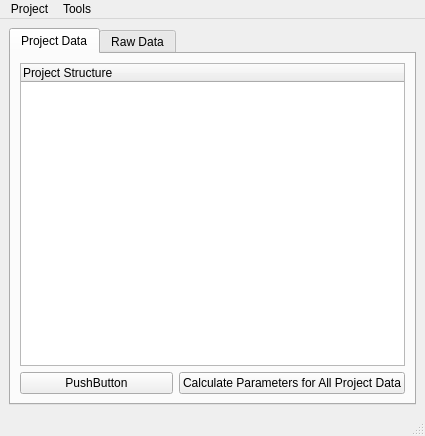
<?xml version="1.0" encoding="UTF-8"?>
<ui version="4.0">
 <class>MainWindow</class>
 <widget class="QMainWindow" name="MainWindow">
  <property name="geometry">
   <rect>
    <x>0</x>
    <y>0</y>
    <width>425</width>
    <height>436</height>
   </rect>
  </property>
  <property name="windowTitle">
   <string>MainWindow</string>
  </property>
  <widget class="QWidget" name="centralwidget">
   <layout class="QGridLayout" name="gridLayout_3">
    <item row="0" column="0">
     <widget class="QTabWidget" name="tabWidgetFolders">
      <property name="currentIndex">
       <number>0</number>
      </property>
      <widget class="QWidget" name="tab">
       <attribute name="title">
        <string>Project Data</string>
       </attribute>
       <layout class="QGridLayout" name="gridLayout_2">
        <item row="0" column="0" colspan="2">
         <widget class="QTreeWidget" name="treeWidgetProjectFolder">
          <property name="columnCount">
           <number>1</number>
          </property>
          <attribute name="headerDefaultSectionSize">
           <number>100</number>
          </attribute>
          <column>
           <property name="text">
            <string>Project Structure</string>
           </property>
          </column>
         </widget>
        </item>
        <item row="1" column="0">
         <widget class="QPushButton" name="pushButton">
          <property name="text">
           <string>PushButton</string>
          </property>
         </widget>
        </item>
        <item row="1" column="1">
         <widget class="QPushButton" name="pushButtonCalculateAll">
          <property name="text">
           <string>Calculate Parameters for All Project Data</string>
          </property>
         </widget>
        </item>
       </layout>
      </widget>
      <widget class="QWidget" name="tab_2">
       <attribute name="title">
        <string>Raw Data</string>
       </attribute>
       <layout class="QGridLayout" name="gridLayout">
        <item row="0" column="0">
         <widget class="QTreeWidget" name="treeWidgetDataFolder">
          <property name="columnCount">
           <number>1</number>
          </property>
          <attribute name="headerDefaultSectionSize">
           <number>100</number>
          </attribute>
          <column>
           <property name="text">
            <string>DataFolder Structure</string>
           </property>
          </column>
         </widget>
        </item>
       </layout>
      </widget>
     </widget>
    </item>
   </layout>
  </widget>
  <widget class="QMenuBar" name="menubar">
   <property name="geometry">
    <rect>
     <x>0</x>
     <y>0</y>
     <width>425</width>
     <height>21</height>
    </rect>
   </property>
   <widget class="QMenu" name="menuProject">
    <property name="title">
     <string>Project</string>
    </property>
    <widget class="QMenu" name="menuAdd_To_Project">
     <property name="title">
      <string>Add To Project</string>
     </property>
     <addaction name="actionScrape_New_Data"/>
     <addaction name="actionLoad_Existing_Dataset"/>
    </widget>
    <addaction name="actionNew_Project"/>
    <addaction name="menuAdd_To_Project"/>
   </widget>
   <widget class="QMenu" name="menuTools">
    <property name="title">
     <string>Tools</string>
    </property>
    <addaction name="actionCenterfinding"/>
   </widget>
   <addaction name="menuProject"/>
   <addaction name="menuTools"/>
  </widget>
  <widget class="QStatusBar" name="statusbar"/>
  <action name="actionScrape_Data">
   <property name="text">
    <string>Scrape Data</string>
   </property>
  </action>
  <action name="actionLoad_Pickle">
   <property name="text">
    <string>Load</string>
   </property>
  </action>
  <action name="actionDetect_Circles">
   <property name="text">
    <string>Detect Circles</string>
   </property>
  </action>
  <action name="actionAdd_to_Prioject">
   <property name="text">
    <string>Add to Prioject</string>
   </property>
  </action>
  <action name="actionNew_Project">
   <property name="text">
    <string>New Project</string>
   </property>
  </action>
  <action name="actionScrape_New_Data">
   <property name="text">
    <string>Scrape New Data</string>
   </property>
  </action>
  <action name="actionLoad_Existing_Dataset">
   <property name="text">
    <string>Load Existing Dataset</string>
   </property>
  </action>
  <action name="actionCenterfinding">
   <property name="enabled">
    <bool>true</bool>
   </property>
   <property name="text">
    <string>Centerfinding</string>
   </property>
  </action>
 </widget>
 <resources/>
 <connections/>
</ui>
